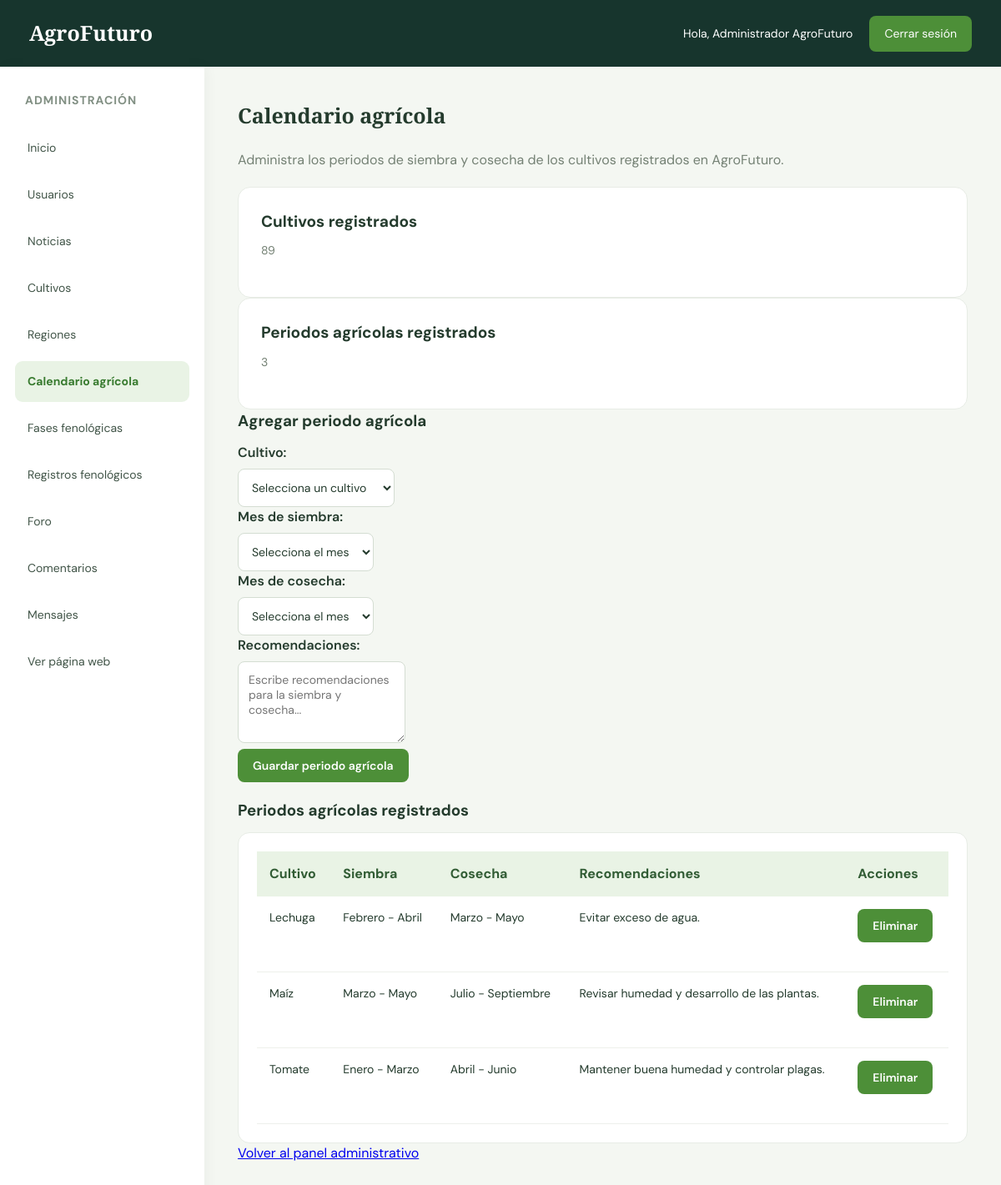
/administrador/calendario.php (signed in), run on the app's committed database.
### tables this page shows
CREATE TABLE `calendario_agricola` (
  `id_calendario` int(11) NOT NULL,
  `id_cultivo` int(11) NOT NULL,
  `mes_siembra` varchar(30) DEFAULT NULL,
  `mes_cosecha` varchar(30) DEFAULT NULL,
  `recomendacion` text DEFAULT NULL
);

CREATE TABLE `cultivos` (
  `id_cultivo` int(11) NOT NULL,
  `nombre` varchar(100) NOT NULL,
  `descripcion` text DEFAULT NULL,
  `tipo` varchar(100) DEFAULT NULL,
  `tiempo_cosecha` int(11) DEFAULT NULL,
  `id_region` int(11) DEFAULT NULL,
  `siembra` text DEFAULT NULL,
  `luz` varchar(150) DEFAULT NULL,
  `riego` text DEFAULT NULL,
  `suelo` text DEFAULT NULL,
  `cuidados` text DEFAULT NULL,
  `plagas` text DEFAULT NULL,
  `cosecha` text DEFAULT NULL
);

### administrador/calendario.php (the view, shortened to what this page needs)
<?php
require_once "../conexion.php";
$sqlCultivos = "SELECT id_cultivo, nombre
                FROM cultivos
                ORDER BY nombre ASC";
$resultadoCultivos = mysqli_query($conexion, $sqlCultivos);
$totalCultivos = $resultadoCultivos
    ? mysqli_num_rows($resultadoCultivos)
    : 0;
$sqlCalendario = "SELECT
                    ca.id_calendario,
                    ca.mes_siembra,
                    ca.mes_cosecha,
                    ca.recomendacion,
                    c.nombre AS nombre_cultivo
                  FROM calendario_agricola ca
                  INNER JOIN cultivos c
                    ON ca.id_cultivo = c.id_cultivo
                  ORDER BY c.nombre ASC";
$resultadoCalendario = mysqli_query($conexion, $sqlCalendario);
$totalRegistros = $resultadoCalendario
    ? mysqli_num_rows($resultadoCalendario)
    : 0;
?>
<!DOCTYPE html>
<html lang="es">
<head>
    <link rel="stylesheet" href="estilo_admin.css">
</head>
<body>
<header class="header">
    <div class="logo">
        AgroFuturo
    </div>
    <div class="admin-info">
        <span>
            Hola,
            <?php
            echo htmlspecialchars(
                $_SESSION["nombre"] ?? "Administrador",
                ENT_QUOTES,
                "UTF-8"
            );
            ?>
        </span>
        <a href="../logout.php" class="btn-cerrar">
            Cerrar sesión
        </a>
    </div>
</header>
<div class="contenedor">
    <aside class="sidebar">
        <h3>Administración</h3>
        <a href="index.php">Inicio</a>
        <a href="usuarios.php">Usuarios</a>
        <a href="noticias.php">Noticias</a>
        <a href="cultivos.php">Cultivos</a>
        <a href="regiones.php">Regiones</a>
        <a href="calendario.php" class="activo">
            Calendario agrícola
        </a>
        <a href="fases.php">Fases fenológicas</a>
        <a href="registros.php">Registros fenológicos</a>
        <a href="foro.php">Foro</a>
        <a href="comentarios.php">Comentarios</a>
        <a href="mensajes.php">Mensajes</a>
        <a href="../index_principal.php">Ver página web</a>
    </aside>
    <main class="contenido">
        <h2>Calendario agrícola</h2>
        <p>
            Administra los periodos de siembra y cosecha
            de los cultivos registrados en AgroFuturo.
        </p>
        <div class="estadisticas">
            <div class="tarjeta">
                <h3>Cultivos registrados</h3>
                <p><?php echo $totalCultivos; ?></p>
            </div>
            <div class="tarjeta">
                <h3>Periodos agrícolas registrados</h3>
                <p><?php echo $totalRegistros; ?></p>
            </div>
        </div>
        <section>
            <h3>Agregar periodo agrícola</h3>
            <form method="POST" action="calendario.php">
                <p>
                    <label for="id_cultivo">Cultivo:</label>
                    <br>
                    <select name="id_cultivo" id="id_cultivo" required>
                        <option value="">Selecciona un cultivo</option>
                    </select>
                </p>
                <p>
                    <label for="mes_siembra">Mes de siembra:</label>
                    <br>
                    <select name="mes_siembra" id="mes_siembra" required>
                        <option value="">Selecciona el mes</option>
                    </select>
                </p>
                <p>
                    <label for="mes_cosecha">Mes de cosecha:</label>
                    <br>
                    <select name="mes_cosecha" id="mes_cosecha" required>
                        <option value="">Selecciona el mes</option>
                    </select>
                </p>
                <p>
                    <label for="recomendacion">Recomendaciones:</label>
                    <br>
                    <textarea
                        name="recomendacion"
                        id="recomendacion"
                        rows="4"
                        placeholder="Escribe recomendaciones para la siembra y cosecha..."
                    ></textarea>
                </p>
                <button type="submit" class="btn">
                    Guardar periodo agrícola
                </button>
            </form>
        </section>
        <section>
            <h3>Periodos agrícolas registrados</h3>
            <?php if ($resultadoCalendario && $totalRegistros > 0): ?>
                <div class="tabla-contenedor">
                    <table>
                        <thead>
                            <tr>
                                <th>Cultivo</th>
                                <th>Siembra</th>
                                <th>Cosecha</th>
                                <th>Recomendaciones</th>
                                <th>Acciones</th>
                            </tr>
                        </thead>
                        <tbody>
                            <?php while ($registro = mysqli_fetch_assoc($resultadoCalendario)): ?>
                                <tr>
                                    <td>
                                        <?php
                                        echo htmlspecialchars(
                                            $registro["nombre_cultivo"],
                                            ENT_QUOTES,
                                            "UTF-8"
                                        );
                                        ?>
                                    </td>
                                    <td>
                                        <?php
                                        echo htmlspecialchars(
                                            $registro["mes_siembra"],
                                            ENT_QUOTES,
                                            "UTF-8"
                                        );
                                        ?>
                                    </td>
                                    <td>
                                        <?php
                                        echo htmlspecialchars(
                                            $registro["mes_cosecha"],
                                            ENT_QUOTES,
                                            "UTF-8"
                                        );
                                        ?>
                                    </td>
                                    <td>
                                        <?php
                                        echo nl2br(
                                            htmlspecialchars(
                                                $registro["recomendacion"] ?? "",
                                                ENT_QUOTES,
                                                "UTF-8"
                                            )
                                        );
                                        ?>
                                    </td>
                                    <td>
                                        <form
                                            method="POST"
                                            action="calendario.php"
                                            onsubmit="return confirm('¿Seguro que deseas eliminar este periodo agrícola?');"
                                        >
                                            <button type="submit" class="btn">
                                                Eliminar
                                            </button>
                                        </form>
                                    </td>
                                </tr>
                            <?php endwhile; ?>
                        </tbody>
                    </table>
                </div>
            <?php else: ?>
                <p>
                    Todavía no hay periodos agrícolas registrados.
                </p>
            <?php endif; ?>
        </section>
        <p>
            <a href="index.php">Volver al panel administrativo</a>
        </p>
    </main>
</div>
</body>
</html>

### administrador/estilo_admin.css (style rules this page uses)
* { margin: 0; padding: 0; box-sizing: border-box; }
body { font-family: 'DM Sans', sans-serif; background: #f4f7f2; color: #243b2d; line-height: 1.5; }
.header { min-height: 80px; background: #17352d; color: white; display: flex; justify-content: space-between; align-items: center; padding: 15px 35px; gap: 20px; }
.logo { font-family: 'Playfair Display', serif; font-size: 25px; font-weight: bold; }
.admin-info { display: flex; align-items: center; gap: 20px; font-size: 14px; }
.btn-cerrar { display: inline-block; background: #4d8f38; color: white; text-decoration: none; padding: 11px 18px; border-radius: 8px; transition: 0.3s; }
.contenedor { display: flex; align-items: stretch; min-height: calc(100vh - 80px); }
.sidebar { flex: 0 0 245px; width: 245px; background: white; padding: 30px 18px; box-shadow: 3px 0 15px rgba(0, 0, 0, 0.04); }
.sidebar h3 { font-size: 14px; color: #829084; text-transform: uppercase; margin: 0 0 22px 12px; letter-spacing: 1px; }
.sidebar a { display: block; text-decoration: none; color: #405447; padding: 14px 15px; border-radius: 9px; margin-bottom: 7px; font-size: 14px; transition: 0.3s; }
.sidebar a:hover, .sidebar a.activo { background: #e9f3e5; color: #397b30; font-weight: 700; }
.contenido { flex: 1; min-width: 0; padding: 40px; }
.contenido h2 { font-family: 'Playfair Display', serif; font-size: 25px; margin-bottom: 22px; }
.contenido h3 { margin-bottom: 12px; }
.contenido > p { color: #748174; margin-bottom: 20px; }
.tarjeta { background: white; padding: 27px; border-radius: 15px; text-decoration: none; color: #243b2d; border: 1px solid #e7ece5; transition: 0.3s; }
.tarjeta h3 { font-size: 19px; margin-bottom: 9px; }
.tarjeta p { color: #748174; font-size: 14px; line-height: 1.6; margin-bottom: 18px; }
.contenido form { margin-bottom: 20px; }
.contenido form label { display: inline-block; margin-bottom: 7px; font-weight: 600; }
.contenido form input:not([type="hidden"]):not([type="checkbox"]):not([type="radio"]), .contenido form select, .contenido form textarea { max-width: 100%; padding: 12px; border: 1px solid #d4ddd2; border-radius: 8px; background: white; color: #243b2d; font-family: 'DM Sans', sans-serif; font-size: 14px; }
.contenido form textarea { resize: vertical; }
.tabla-contenedor { width: 100%; background: white; border-radius: 14px; padding: 22px; overflow-x: auto; border: 1px solid #e7ece5; }
table { width: 100%; border-collapse: collapse; min-width: 600px; }
th { background: #e9f3e5; color: #315c34; text-align: left; padding: 15px; font-weight: 700; }
td { padding: 15px; border-bottom: 1px solid #edf0eb; font-size: 14px; vertical-align: top; overflow-wrap: anywhere; }
td form { margin: 0; }
.btn, .boton-guardar, .boton-eliminar { display: inline-block; background: #4d8f38; color: white; padding: 11px 18px; border: none; border-radius: 8px; text-decoration: none; cursor: pointer; font-family: inherit; font-size: 14px; font-weight: 600; transition: background 0.3s; }

### data on the page
calendario_agricola: id_cultivo.nombre "Lechuga", mes_siembra "Febrero - Abril", mes_cosecha "Marzo - Mayo", recomendacion "Evitar exceso de agua."
calendario_agricola: id_cultivo.nombre "Maíz", mes_siembra "Marzo - Mayo", mes_cosecha "Julio - Septiembre", recomendacion "Revisar humedad y desarrollo de las plantas."
calendario_agricola: id_cultivo.nombre "Tomate", mes_siembra "Enero - Marzo", mes_cosecha "Abril - Junio", recomendacion "Mantener buena humedad y controlar plagas."

### other printed values
$_SESSION["nombre"] "Administrador AgroFuturo"
$totalCultivos "89"
$totalRegistros "3"
